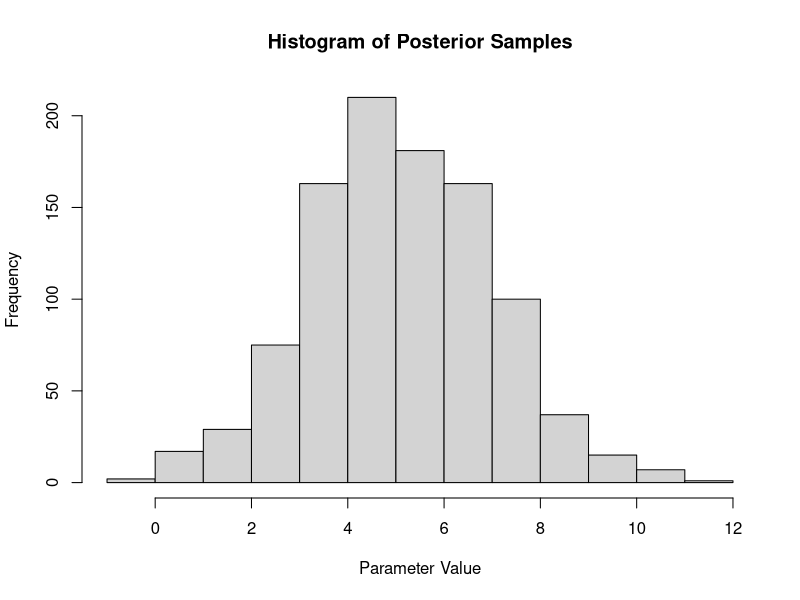
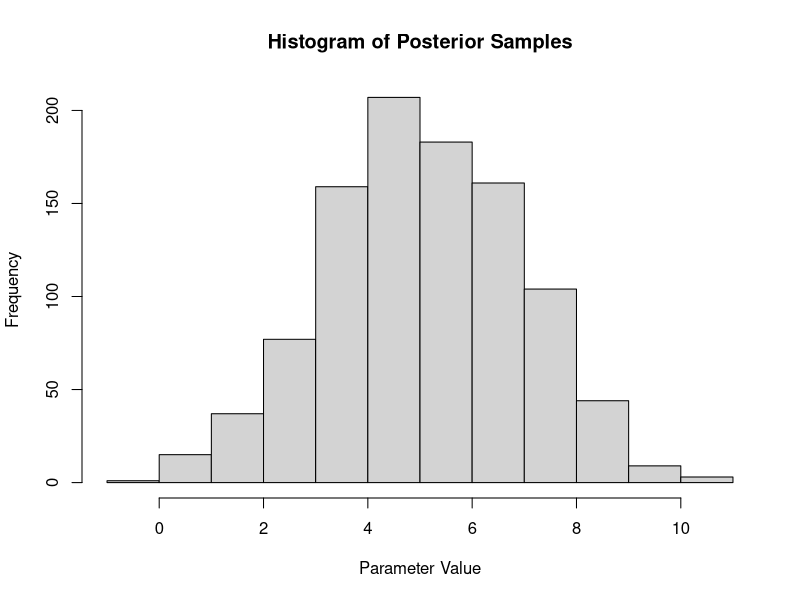

Reproduce these figures in R, in order.
mu <- 5 # Example posterior mean
sigma <- 2 # Example posterior std
# Draw samples from posterior
samples <- rnorm(1000, mean = mu, sd = sigma)
hist(samples,
  main = "Histogram of Posterior Samples",
  xlab = "Parameter Value"
)
mu <- mean(samples)
sigma <- sd(samples)
samples_new <- rnorm(1000, mean = mu, sd = sigma)
# Step 4: Plot the histogram of the samples
hist(samples_new,
  main = "Histogram of Posterior Samples",
  xlab = "Parameter Value"
)
